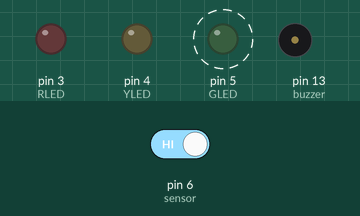
This sketch was run on a simulated Arduino Uno, built with avr-gcc and run on an emulated ATmega328P. Parts: output pins drawn as LEDs (lit = HIGH), buzzer (waves = sounding, pin HIGH). Dashed ring = blinking. Inputs (shaded band) come from the test bench; at power-on: pin 6 (sensor) HIGH.

Above: at 3.2 s.
3.3 s: pin 6 (sensor) driven LOW
At 3.65 s:
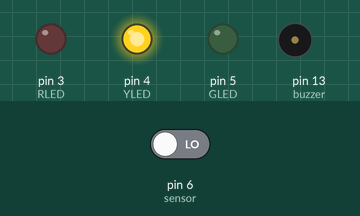
At 4.8 s:
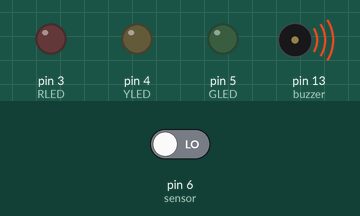
6.8 s: pin 6 (sensor) driven HIGH
At 9.0 s:
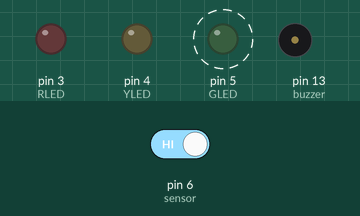
Timing chart, 0 to 17.3 s (numbered marks = the images above; inputs shaded):
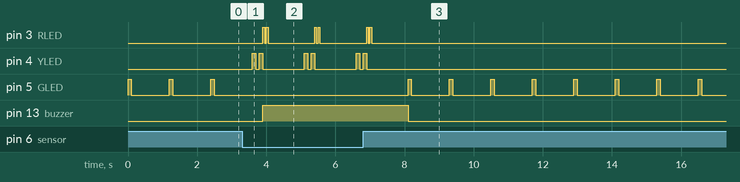

Measured:
- after the input at 3.3 s, pin 4 (YLED): LOW → HIGH after 0.30 s, then repeats every 1.5 s: LOW 0.10 s, HIGH 0.10 s, LOW 1.2 s, HIGH 0.10 s; pin 5 (GLED): stops changing and stays LOW; pin 13 (buzzer): LOW → HIGH after 0.60 s
- after the input at 6.8 s, pin 3 (RLED): goes on until 7.1 s, then stays LOW; pin 4 (YLED): goes on until 6.9 s, then stays LOW; pin 5 (GLED): alternates HIGH for 0.10 s and LOW for 1.1 s, starting after 1.3 s; pin 13 (buzzer): HIGH → LOW after 1.3 s
- by itself, pin 5 (GLED): alternates HIGH for 0.10 s and LOW for 1.1 s

The sketch:

flame.ino
```cpp
int buzzer = 13;
int RLED = 3;
int GLED = 5;
int YLED = 4;
int sensor = 6;
int detect,f=0;

void setup()
{
  Serial.begin(9600);
  pinMode(buzzer, OUTPUT);
  pinMode(RLED, OUTPUT);
  pinMode(GLED, OUTPUT);
  pinMode(YLED, OUTPUT);

  pinMode(sensor, INPUT);
}

void loop()
{
  detect = digitalRead(sensor);
  if (detect == 0)
  {
    digitalWrite(YLED,HIGH);
    delay(100);
    digitalWrite(YLED,LOW);
    delay(100);
    digitalWrite(YLED,HIGH);
    delay(100);
    digitalWrite(YLED,LOW);
    digitalWrite(buzzer, HIGH);
    digitalWrite(RLED, HIGH);
    delay(50);
    digitalWrite(RLED, LOW);
     delay(50);
  digitalWrite(RLED, HIGH);
    delay(50);
    digitalWrite(RLED, LOW);
     delay(50);

   }
  else
  {
    digitalWrite(buzzer, LOW);
    digitalWrite(GLED,HIGH);
    delay(100);
    digitalWrite(GLED,LOW);
    delay(100);
  }
  delay(1000);
}
```
